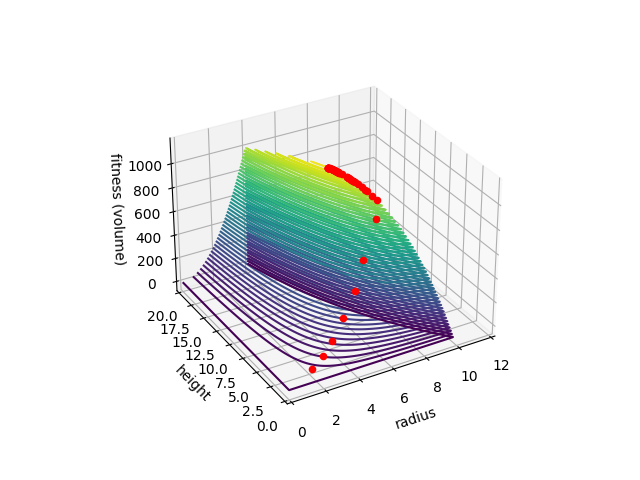

Recreate this plot in Python.
import numpy as np
import matplotlib.pyplot as plt

def visualize_params(path, fitness, params_history, 
                x_label="x", y_label="x", z_label="fitness", 
                num_points=1000, x_min=0, x_max=20, y_min=0, y_max=20):
    x = np.linspace(x_min, x_max, num_points)
    y = np.linspace(y_min, y_max, num_points)
    z = []
    for j in range(num_points):
        for i in range(num_points):
            z.append(fitness(np.array([x[i], y[j]])))
    Z = np.array(z).reshape((num_points, -1))

    X, Y = np.meshgrid(x, y)
    fig = plt.figure()
    ax = plt.axes(projection='3d')
    ax.contour3D(X, Y, Z, 50)
    ax.set_xlabel(x_label)
    ax.axes.set_xlim(x_min, x_max)
    ax.set_ylabel(y_label)
    ax.axes.set_ylim(y_min, y_max)
    ax.set_zlabel(z_label)

    ax.scatter3D(params_history[:,0], params_history[:,1], 
        np.apply_along_axis(fitness, 1, params_history), color="red", 
        depthshade=0)

    ax.view_init(30, 240)

    plt.savefig(path)